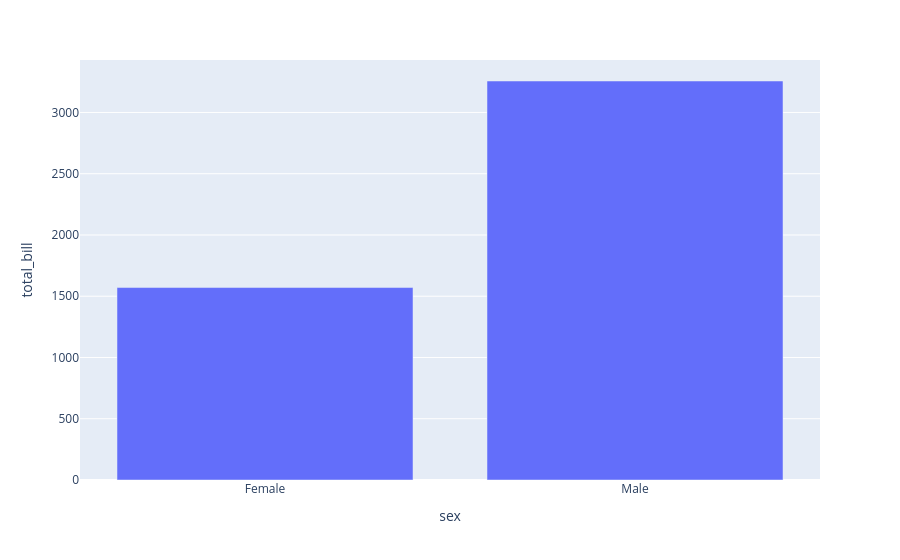

Notebook code for this chart:
### Code cell
px.bar(bar_df,x='sex',y='total_bill')

### Figure 1 — Plotly figure (JSON) as saved in the notebook; plotly's stock layout.template omitted (floating-point values rounded to 4 significant figures)
{"data": [{"alignmentgroup": "True", "hovertemplate": "sex=%{x}<br>total_bill=%{y}<extra></extra>", "legendgroup": "", "marker": {"color": "#636efa", "pattern": {"shape": ""}}, "name": "", "offsetgroup": "", "orientation": "v", "showlegend": false, "textposition": "auto", "type": "bar", "x": ["Female", "Male"], "xaxis": "x", "y": [1571.0, 3257.0], "yaxis": "y"}], "layout": {"autosize": true, "barmode": "relative", "legend": {"tracegroupgap": 0}, "margin": {"t": 60}, "xaxis": {"anchor": "y", "autorange": true, "domain": [0, 1], "range": [-0.5, 1.5], "title": {"text": "sex"}, "type": "category"}, "yaxis": {"anchor": "x", "autorange": true, "domain": [0, 1], "range": [0, 3428.0], "title": {"text": "total_bill"}, "type": "linear"}}}
